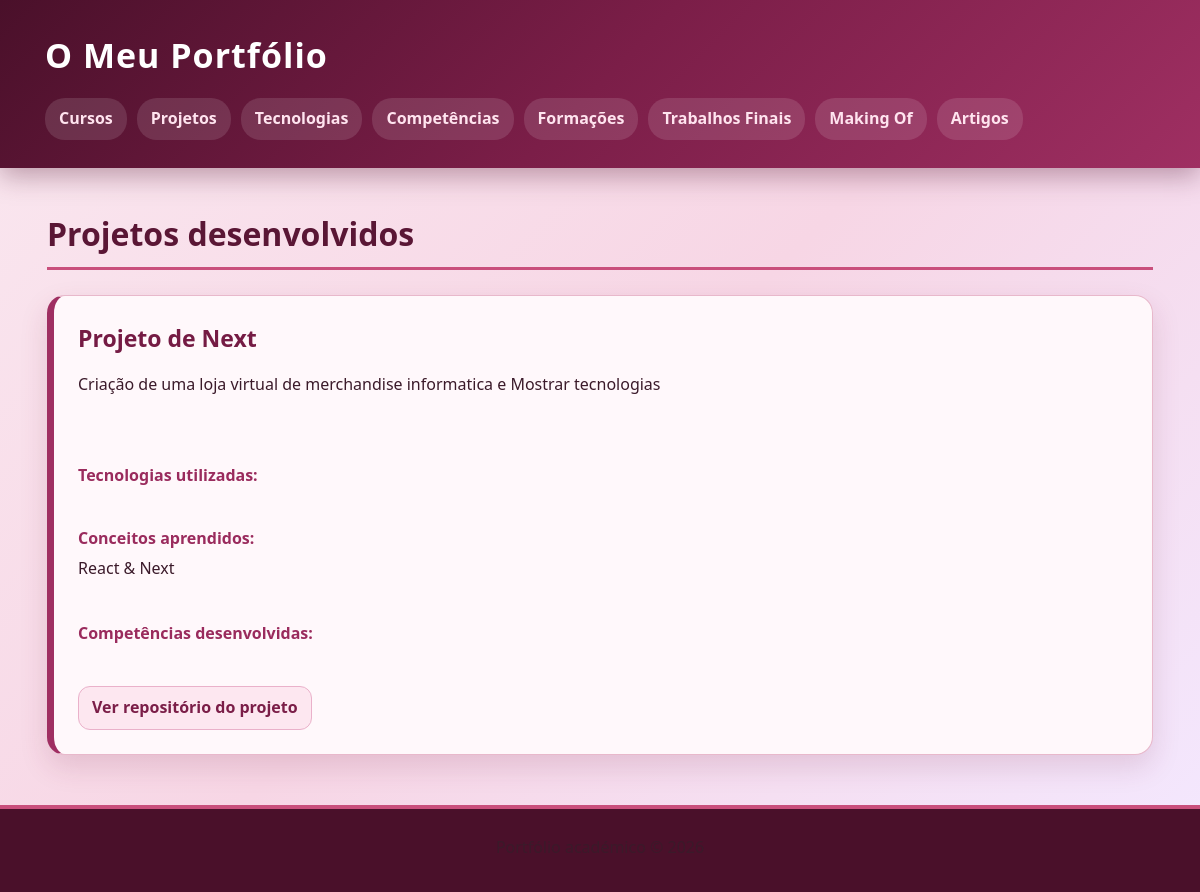
The app's page /projetos/ with its own data.
### portfolio/models.py (models this page shows, shortened)
class Projeto(models.Model):
    nome = models.CharField(max_length=100)
    conceitos = models.CharField(max_length=500)
    descricao = models.TextField()
    repositorio = models.CharField(max_length=100, blank=True)
    tecnologia = models.ManyToManyField(Tecnologia, related_name="projetos", blank=True)
    competencia = models.ManyToManyField(Competencia, related_name="projetos", blank=True)

### portfolio/views.py (the view)
# urls.py: path("projetos/", views.projeto_view, name="projetos"),
def projeto_view(request):
    projetos = Projeto.objects.prefetch_related("tecnologia")
    context = {
        "projetos": projetos,
        "gestor": is_gestor(request.user)
    }
    return render(request, "portfolio/projetos.html", context)

### portfolio/views.py (called while the page is built)
def is_gestor(user):
    return user.groups.filter(name="gestor-portfolio").exists()

### portfolio/templates/portfolio/projetos.html (shortened to what this page needs)
{% extends "portfolio/base.html" %}
{% block content %}
<h2>Projetos desenvolvidos</h2>
<section>
    {% for projeto in projetos %}
        <article>
            <h3>{{ projeto.nome }}</h3>
            <p>{{ projeto.descricao }}</p>
            <br>
            <br>
            <h4>Tecnologias utilizadas:</h4>
            <br>
            <h4>Conceitos aprendidos:</h4>
            <p>{{ projeto.conceitos }}</p>
            <br>
            <h4>Competências desenvolvidas:</h4>
            {% if projeto.repositorio %}
                <br>
                <a href="{{ projeto.repositorio }}" target="_blank">Ver repositório do projeto</a>
            {% endif %}
        </article>
    {% endfor %}
</section>
{% endblock %}

### portfolio/static/portfolio/styles.css (style rules this page uses)
* { box-sizing: border-box; margin: 0; padding: 0; }
body { font-family: "Segoe UI", Arial, sans-serif; background: linear-gradient(135deg, #fae8f0, #f7d6e5, #f3e8ff); color: #321122; min-height: 100vh; line-height: 1.6; }
h2 { color: #5a1635; font-size: 32px; margin-bottom: 25px; padding-bottom: 8px; border-bottom: 3px solid #c94f7c; }
h3 { color: #751b44; font-size: 23px; margin-bottom: 8px; }
h4 { color: #9a2b5d; margin-top: 8px; margin-bottom: 4px; }
section { margin-bottom: 35px; }
section > article { background: #fff8fb; border: 1px solid #e8b8cb; border-left: 7px solid #9f2f62; border-radius: 18px; padding: 24px; margin-bottom: 24px; box-shadow: 0 12px 28px rgba(122, 31, 69, 0.15); transition: 0.25s; }
p { margin-bottom: 6px; color: #3b1a2a; }
a { color: #9f2f62; font-weight: 600; text-decoration: none; }
section h3 { margin-bottom: 15px; }
article h3 + h4, article h3 + p { margin-top: 6px; }
article > a { display: inline-block; margin-top: 10px; background: #fde7f0; color: #7b1e48; padding: 8px 13px; border-radius: 12px; border: 1px solid #eab1ca; }

### records on screen
Projeto: nome "Projeto de Next", descricao "Criação de uma loja virtual de merchandise informatica e Mostrar tecnologias", conceitos "React & Next"
